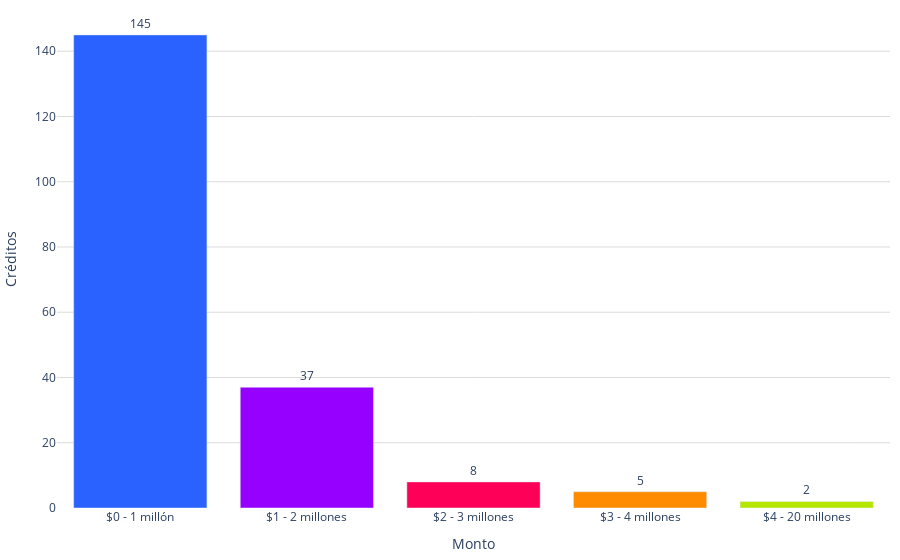

The notebook cell this image was saved under:
### Code cell
labels = df_conteo_por_rango['rango']
values = df_conteo_por_rango['conteo']
#trimestre = tabla_porcentajes['trimestre']
colores = ['#2962ff', '#9500ff', '#ff0059', '#ff8c00', '#b4e600', '#2EC2A2','#E50CB6']

fig = go.Figure()
#trimestres = tabla_porcentajes.columns
fig.add_trace(go.Bar(
        #name=f'Trimestre {trimestre}', 
        x=labels, 
        y=values, 
        marker_color=colores,
        text=values,  # Texto que se mostrará en las barras (porcentaje)
        textposition='outside',  # Posición del texto (puede ser 'inside' o 'outside')
        #texttemplate='%{text:.1f}%', 
    )
)    
fig.update_layout(
    #barmode='stack', 
    #title='Distribución de créditos por monto 2022',
    #title_font_size = 20,
    xaxis=dict(title="Monto"),
    yaxis=dict(
        title='Créditos', # Título del eje y
        gridcolor='#dddcda', # Color de las líneas que dividen los rangos del eje Y         
    ),  margin=dict(l=10, r=10, t=10, b=10),  # Ajusta los márgenes (left, right, top, bottom)        
    plot_bgcolor='rgba(0,0,0,0)',  # Color de fondo del gráfico
    legend=dict(
        yanchor="top",
        y=0.99,
    )
)
# Exportar gráfica como archivo HTML
def guardar_grafico_como_html(fig, nombre_archivo, carpeta='assets/graficas'):
    # Crear la carpeta si no existe
    if not os.path.exists(carpeta):
        os.makedirs(carpeta)
    
    config = {
        'displaylogo': False,  # Ocultar el logo de Plotly
        'modeBarButtonsToRemove': [
            'toImage',       # Botón para guardar como imagen
            'select2d',      # Box select
            'lasso2d',       # Lasso select
            'resetScale2d',  # Reset Axes
        ]
    }
    # Gráfica como archivo HTML en la carpeta especificada
    pio.write_html(fig, f'{carpeta}/{nombre_archivo}.html', config=config)

guardar_grafico_como_html(fig, 'g_bar_creditos_monto_2024',  carpeta='assets/graficas')
fig.show()

### Figure 1 — Plotly figure (JSON) as saved in the notebook; plotly's stock layout.template omitted (floating-point values rounded to 4 significant figures)
{"data": [{"marker": {"color": ["#2962ff", "#9500ff", "#ff0059", "#ff8c00", "#b4e600", "#2EC2A2", "#E50CB6"]}, "text": [145, 37, 8, 5, 2], "textposition": "outside", "type": "bar", "x": ["$0 - 1 millón", "$1 - 2 millones", "$2 - 3 millones", "$3 - 4 millones", "$4 - 20 millones"], "y": [145, 37, 8, 5, 2]}], "layout": {"legend": {"y": 0.99, "yanchor": "top"}, "margin": {"b": 10, "l": 10, "r": 10, "t": 10}, "plot_bgcolor": "rgba(0,0,0,0)", "xaxis": {"title": {"text": "Monto"}}, "yaxis": {"gridcolor": "#dddcda", "title": {"text": "Créditos"}}}}
